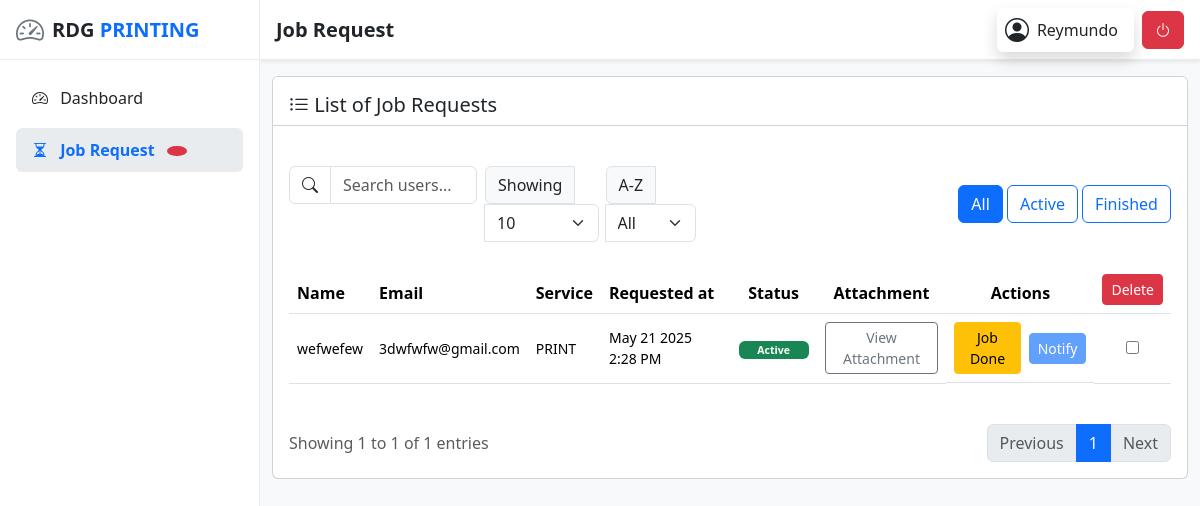
/admin/job-request.php?alpha=wefwefew (signed in), run on the app's committed database.
### tables this page shows
CREATE TABLE `uploads` (
  `id` int(10) UNSIGNED NOT NULL,
  `name` varchar(100) NOT NULL,
  `email` varchar(100) NOT NULL,
  `service` enum('print','2x2','passport size','1x1') DEFAULT NULL,
  `created_at` timestamp NOT NULL DEFAULT current_timestamp(),
  `isActive` tinyint(1) NOT NULL DEFAULT 1,
  `isNotified` tinyint(1) NOT NULL DEFAULT 0,
  `job_instructions` text NOT NULL
);

### admin/job-request.php (the view, shortened to what this page needs)
<?php
include '../backend/connection/db_conn.php';
$page = isset($_GET['page']) ? (int)$_GET['page'] : 1;
$pageSize = isset($_GET['pageSize']) ? (int)$_GET['pageSize'] : 10;
$search = isset($_GET['search']) ? $_GET['search'] : '';
$alpha = isset($_GET['alpha']) ? $_GET['alpha'] : '';
$status = isset($_GET['status']) ? $_GET['status'] : 'all';
$offset = ($page - 1) * $pageSize;
$query = "SELECT * FROM uploads WHERE 1=1";
if (!empty($alpha)) {
    $alpha = $conn->real_escape_string($alpha);
    $query .= " AND name LIKE '$alpha%'";
}
$query .= " ORDER BY created_at DESC";
$totalCountResult = $conn->query("SELECT COUNT(*) as total FROM ($query) as t");
$totalCount = $totalCountResult->fetch_assoc()['total'];
$totalPages = ceil($totalCount / $pageSize);
$query .= " LIMIT $pageSize OFFSET $offset";
$result = $conn->query($query);
$jobRequests = [];
if ($result) {
    while ($row = $result->fetch_assoc()) {
        $jobRequests[] = $row;
    }
}
?>
<!DOCTYPE html>
<html lang="en">
<head>
    <link rel="stylesheet" href="../node_modules/bootstrap/dist/css/bootstrap.min.css"/>
    <link rel="stylesheet" href="../node_modules/bootstrap-icons/font/bootstrap-icons.css"/>
    <link rel="stylesheet" href="../assets/css/admin.css" />
</head>
<body>
    <div class="d-flex">
        <?php include "../includes/admin-sidebar.php"; ?>
        <main class="admin-main flex-grow-1 d-flex flex-column min-vh-100">
            <?php include "../includes/admin-header.php"; ?>
            <div class="container mt-3">
                <div class="row mb-4">
                    <div class="col-12">
                        <div class="card">
                            <div class="card-header bg-white d-flex justify-content-between align-items-center flex-wrap">
                                <h5 class="card-title mb-0 my-2">
                                    <i class="bi bi-list-ul"></i>
                                    List of Job Requests
                                </h5>
                            </div>
                            <div class="card-body mt-4">
                                <div class="row mb-4 align-items-center">
                                    <div class="col-12 col-md-8">
                                        <form method="GET" action="">
                                            <div class="row g-2">
                                                <div class="col-12 col-md-4">
                                                    <div class="input-group">
                                                        <span class="input-group-text bg-white"><i class="bi bi-search"></i></span>
                                                        <input type="text" class="form-control" id="searchInput" name="search" autocomplete="off" placeholder="Search users..." value="<?php echo htmlspecialchars($search); ?>">
                                                    </div>
                                                </div>
                                                <div class="col-6 col-md-3">
                                                    <div class="input-group" style="width: 82%">
                                                        <span class="input-group-text" for="pageSizeSelect">Showing</span>
                                                        <select class="form-select" id="pageSizeSelect" name="pageSize" onchange="this.form.submit()">
                                                            <option value="10" <?php echo $pageSize == 10 ? 'selected' : ''; ?>>10</option>
                                                        </select>
                                                    </div>
                                                </div>
                                                <div class="col-6 col-md-2" style="margin-left: -4.5%">
                                                    <div class="input-group">
                                                        <label class="input-group-text" for="alphaSelect">A-Z</label>
                                                        <select class="form-select" id="alphaSelect" name="alpha" onchange="this.form.submit()">
                                                            <option value="">All</option>
                                                        </select>
                                                    </div>
                                                </div>
                                            </div>
                                        </form>
                                    </div>
                                    <div class="col-12 col-md-4 text-md-end mt-3 mt-md-0">
                                        <div class="btn-group" role="group">
                                            <form method="GET" action="">
                                                <button type="submit" class="btn btn-outline-primary <?php echo $status === 'all' ? 'active' : ''; ?>" name="status" value="all">All</button>
                                                <button type="submit" class="btn btn-outline-primary <?php echo $status === 'active' ? 'active' : ''; ?>" name="status" value="active">Active</button>
                                                <button type="submit" class="btn btn-outline-primary <?php echo $status === 'finished' ? 'active' : ''; ?>" name="status" value="finished">Finished</button>
                                            </form>
                                        </div>
                                    </div>
                                </div>
                                <div class="table-responsive">
                                    <table class="table table-hover align-middle">
                                        <thead>
                                            <tr>
                                                <th>Name</th>
                                                <th>Email</th>
                                                <th>Service</th>
                                                <th>Requested at</th>
                                                <th class="text-center">Status</th>
                                                <th class="text-center">Attachment</th>
                                                <th class="text-center">Actions</th>
                                                <th class="text-center">
                                                    <button id="deleteSelected" class="btn btn-danger btn-sm">Delete</button>
                                                </th>
                                            </tr>
                                        </thead>
                                        <tbody id="jobRequestsTable" style="font-size: 14px">
                                            <?php foreach ($jobRequests as $request): ?>
                                                <tr>
                                                    <td><?php echo htmlspecialchars($request['name']); ?></td>
                                                    <td><?php echo htmlspecialchars($request['email']); ?></td>
                                                    <td class="text-uppercase"><?php echo htmlspecialchars($request['service']); ?></td>
                                                    <td><?php echo date('M d Y g:i A', strtotime($request['created_at'])); ?></td>
                                                    <td class="text-center">
                                                        <?php if ($request['isActive']): ?>
                                                            <span class="badge bg-success" style="width: 70px">Active</span>
                                                        <?php else: ?>
                                                            <span class="badge bg-secondary" style="width: 70px">Done</span>
                                                        <?php endif; ?>
                                                    </td>
                                                    <td class="text-center">
                                                        <button class="btn btn-sm btn-outline-secondary view-attachment" data-id="<?php echo $request['id']; ?>" data-customer-name="<?php echo htmlspecialchars($request['name']); ?>"  data-bs-toggle="modal" data-bs-target="#attachmentModal">View Attachment</button>
                                                    </td>
                                                    <td class="text-center d-flex gap-2 align-items-center justify-content-center">
                                                        <form method="POST" action="mark-as-done.php" class="action-form">
                                                            <?php if ($request['isActive']): ?>
                                                                <button type="submit" name="action" value="markAsDone" class="btn btn-sm btn-warning confirm-action">Job Done</button>
                                                            <?php else: ?>
                                                                <button type="submit" name="action" value="markAsDone" class="btn btn-sm btn-warning" disabled>Job Done</button>
                                                            <?php endif; ?>
                                                        </form>
                                                        <form method="POST" action="notify.php" class="action-form">
                                                            <?php if ($request['isNotified'] || $request['isActive']): ?>
                                                                <button type="button" name="action" value="notify" class="btn btn-sm btn-primary" disabled>Notify</button>
                                                            <?php else: ?>
                                                                <button type="button" name="action" value="notify" class="btn btn-sm btn-primary confirm-action">Notify</button>
                                                            <?php endif; ?>
                                                        </form>
                                                    </td>
                                                    <td class="text-center">
                                                        <input type="checkbox" class="delete-checkbox" value="<?php echo $request['id']; ?>">
                                                    </td>
                                                </tr>
                                            <?php endforeach; ?>
                                        </tbody>
                                    </table>
                                </div>
                                <div class="d-flex flex-wrap justify-content-between align-items-center mt-4">
                                    <div class="mb-3 mb-md-0">
                                        <p class="mb-0 text-muted" id="entriesSummary">Showing 1 to <?php echo count($jobRequests); ?> of <?php echo $totalCount; ?> entries</p>
                                    </div>
                                    <nav aria-label="Page navigation">
                                        <ul class="pagination mb-0" id="pagination">
                                            <?php if ($page > 1): ?>
                                                <li class="page-item"><a class="page-link" href="?page=<?php echo $page - 1; ?>&pageSize=<?php echo $pageSize; ?>&search=<?php echo urlencode($search); ?>&alpha=<?php echo urlencode($alpha); ?>&status=<?php echo $status; ?>">Previous</a></li>
                                            <?php else: ?>
                                                <li class="page-item disabled"><a class="page-link" href="#">Previous</a></li>
                                            <?php endif; ?>
                                            <?php for ($i = 1; $i <= $totalPages; $i++): ?>
                                                <li class="page-item <?php echo ($i == $page) ? 'active' : ''; ?>">
                                                    <a class="page-link" href="?page=<?php echo $i; ?>&pageSize=<?php echo $pageSize; ?>&search=<?php echo urlencode($search); ?>&alpha=<?php echo urlencode($alpha); ?>&status=<?php echo $status; ?>"><?php echo $i; ?></a>
                                                </li>
                                            <?php endfor; ?>
                                            <?php if ($page < $totalPages): ?>
                                                <li class="page-item"><a class="page-link" href="?page=<?php echo $page + 1; ?>&pageSize=<?php echo $pageSize; ?>&search=<?php echo urlencode($search); ?>&alpha=<?php echo urlencode($alpha); ?>&status=<?php echo $status; ?>">Next</a></li>
                                            <?php else: ?>
                                                <li class="page-item disabled"><a class="page-link" href="#">Next</a></li>
                                            <?php endif; ?>
                                        </ul>
                                    </nav>
                                </div>
                            </div>
                        </div>
                    </div>
                </div>
            </div>
        </main>
    </div>
</body>
</html>

### assets/css/admin.css (style rules this page uses)
:root { --bs-primary-rgb: 13, 110, 253; --bs-success-rgb: 25, 135, 84; --bs-warning-rgb: 255, 193, 7; --bs-danger-rgb: 220, 53, 69; --bs-info-rgb: 13, 202, 240; --header-height: 60px; --sidebar-width: 260px; --sidebar-collapsed-width: 70px; --border-color: #e9ecef; }
body { background-color: #f8f9fa; overflow-x: hidden; }
.admin-main { margin-left: var(--sidebar-width); transition: margin 0.3s ease; width: calc(100% - var(--sidebar-width)); }

### data on the page
uploads: name "wefwefew", email "3dwfwfw@gmail.com", service "PRINT", created_at "May 21 2025 2:28 PM", isActive "Active", isNotified "Notify"

### other printed values
$pageTitle "Job Request"
$admin_username "Reymundo"
count($jobRequests) "1"
$totalCount "1"
